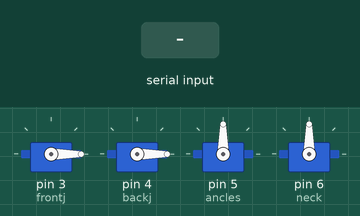
Simulated run of this sketch. Board: Arduino Uno, built with avr-gcc and run on an emulated ATmega328P. On the bench: 4 × servo. The test bench sets the inputs (shaded band).

Above: at 1.2 s.
1.3 s: "D" received over Serial
At 2.5 s:
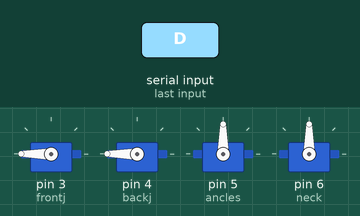
2.8 s: "U" received over Serial
At 3.9 s:
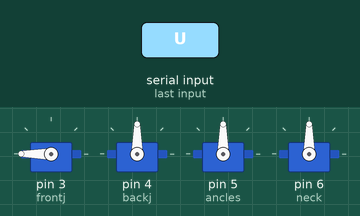
At 8.9 s:
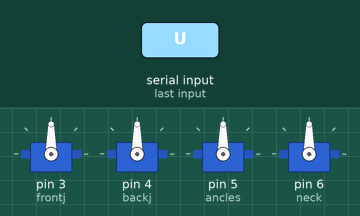
Timing chart, 0 to 10.3 s (numbered marks = the images above; inputs shaded):
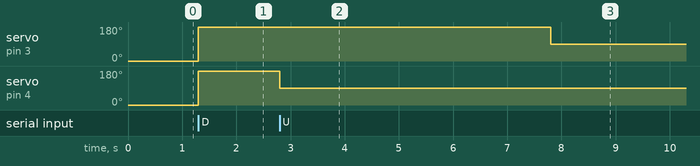

Measured:
- after the input at 1.3 s, servo on pin 3 (frontj), servo on pin 4 (backj): 0° → 180° at once
- after the input at 2.8 s, servo on pin 3 (frontj): 180° → 90° after 5.0 s; servo on pin 4 (backj): 180° → 90° at once

The sketch:

main.ino
```cpp
#include <Servo.h>

Servo frontj;
Servo backj;
Servo ancles;
Servo neck;

int pos = 0;
int incomingByte;

void setup()
{

  Serial.begin(9600);

  frontj.attach(3);
  backj.attach(4);
  ancles.attach(5);
  neck.attach(6);
  frontj.write(0);
  backj.write(0);
}

void loop()
{

  if (Serial.available() > 0) {

    incomingByte = Serial.read();

    if (incomingByte == 'D') {
      frontj.write(180);
      backj.write(180);
    }

    if (incomingByte == 'U'){

      backj.write(90);
      delay(5000);
      frontj.write(90);

    }
   if (incomingByte == 'S'){

      backj.write(90);

    }
   if (incomingByte == 'L'){

      neck.write(45);
      ancles.write(45);

    }
     if (incomingByte == 'R'){

      neck.write(135);
      ancles.write(135);
  }

}
}
```
